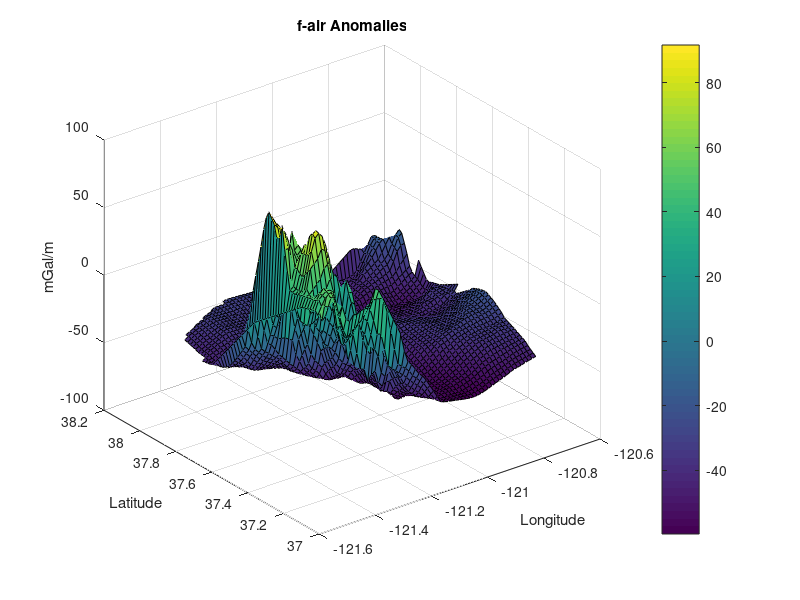

This figure's MATLAB source:
clear
data = load('dogu.txt');

latnad83 = data(:,3);
lonnad83 = data(:,4); 
elevngvd88m = data(:,5); 
faanom =  data(:,2); 
plot3(lonnad83,latnad83,elevngvd88m,'k+');

x = -121.48:0.013:-120.70;
y = 37.167:0.01463333333:38.045; 
[X,Y] = meshgrid(x,y);
Z = griddata(lonnad83,latnad83,faanom,X,Y);
surf(X,Y,Z)
title('f-air Anomalies')
zlabel('mGal/m')#f-airanomalies
ylabel('Latitude')
colorbar
xlabel('Longitude')